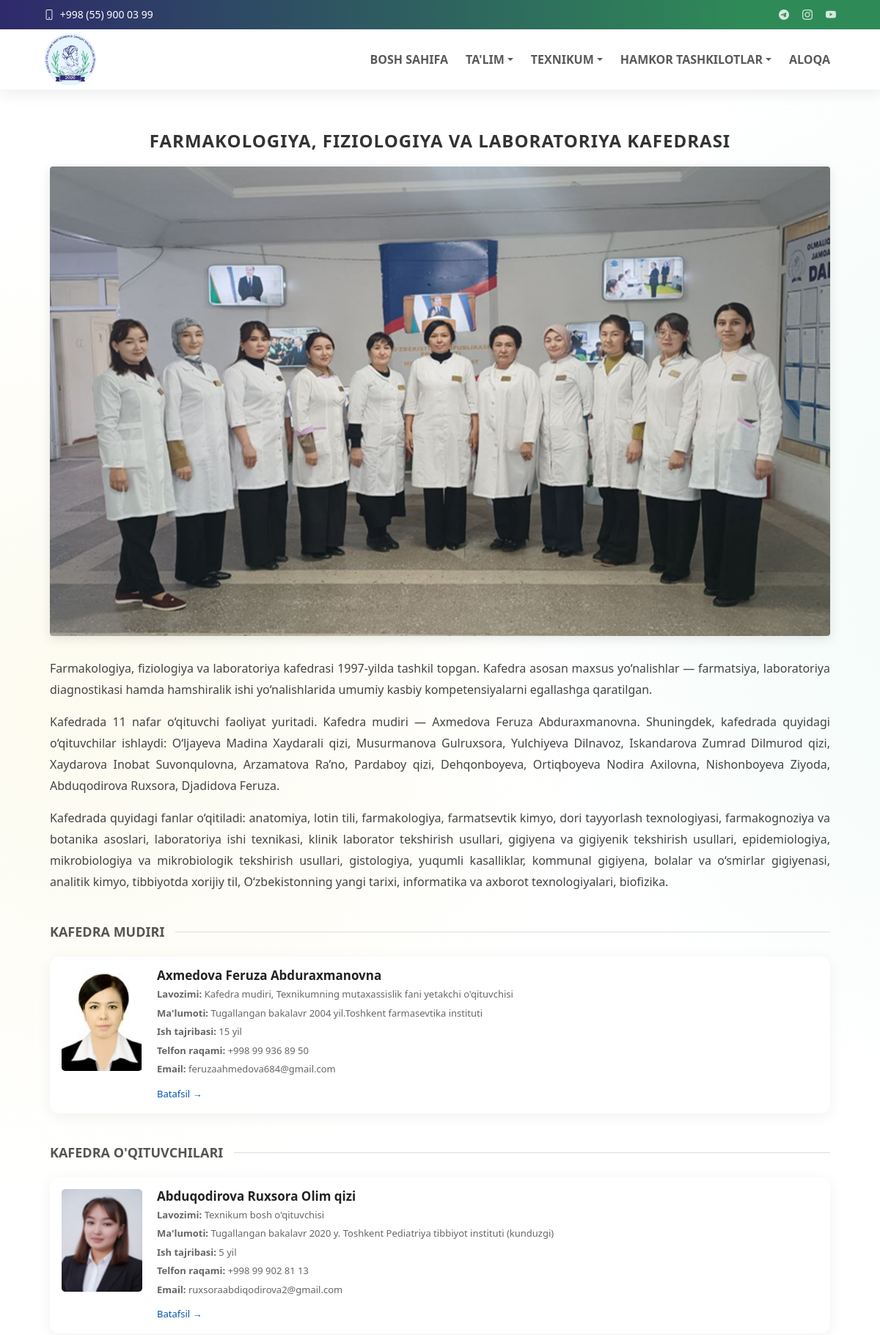
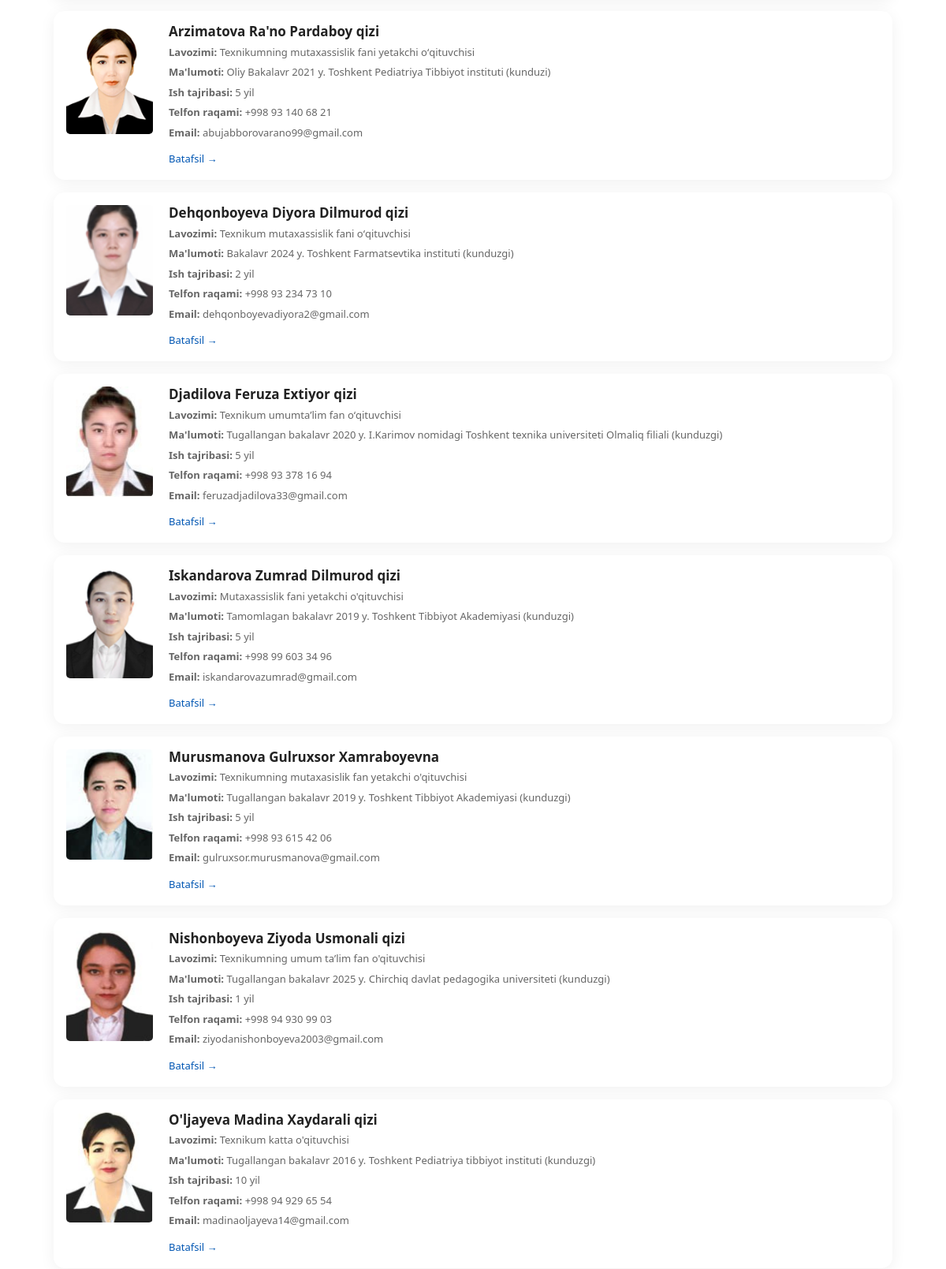
The page /kafedralar/farmakologiya-fiziologiya-va-laboratoriya-kafedra/ (upper part) on the database its author committed (2 pictures, top to bottom).
### core/models.py (models this page shows, shortened)
class TopbarSettings(models.Model):
    email = models.EmailField(blank=True)
    phone = models.CharField(max_length=50, blank=True)
    telegram_url = models.URLField(blank=True)
    instagram_url = models.URLField(blank=True)
    youtube_url = models.URLField(blank=True)
    is_active = models.BooleanField(default=True)
    updated_at = models.DateTimeField(auto_now=True)
    class Meta:
        ordering = ['-updated_at', '-id']
        verbose_name = "Topbar sozlamasi"
        verbose_name_plural = "Topbar sozlamalari"

### departments/models.py (models this page shows, shortened)
class Department(models.Model):
    name = models.CharField(max_length=200)
    slug = models.SlugField(unique=True)
    description = models.TextField()
    head = models.OneToOneField(
        DepartmentHead,
        on_delete=models.PROTECT,
        related_name='department',
    )
    image = models.ImageField(upload_to='departments/', blank=True, null=True)
    created_at = models.DateTimeField(auto_now_add=True)
    class Meta:
        ordering = ['name']
        verbose_name = "Kafedra"
        verbose_name_plural = "Kafedralar"

class DepartmentHead(models.Model):
    first_name = models.CharField(max_length=100)
    last_name = models.CharField(max_length=100)
    middle_name = models.CharField(max_length=100, blank=True)
    position = models.CharField(max_length=200)
    scientific_degree = models.CharField(max_length=200, blank=True)
    experience_years = models.PositiveIntegerField(default=0)
    bio = models.TextField(blank=True)
    image = models.ImageField(upload_to='teachers/', blank=True, null=True)
    email = models.EmailField(blank=True)
    phone = models.CharField(max_length=30, blank=True)
    class Meta:
        ordering = ['last_name', 'first_name']
        verbose_name = "Kafedra mudiri"
        verbose_name_plural = "Kafedra mudirlari"

### faculty/models.py (models this page shows, shortened)
class Teacher(models.Model):
    first_name = models.CharField(max_length=100)
    last_name = models.CharField(max_length=100)
    middle_name = models.CharField(max_length=100, blank=True)
    department = models.ForeignKey(Department, on_delete=models.CASCADE)
    position = models.CharField(max_length=200)
    scientific_degree = models.CharField(max_length=200, blank=True)
    experience_years = models.PositiveIntegerField(default=0)
    bio = models.TextField(blank=True)
    image = models.ImageField(upload_to='teachers/', blank=True, null=True)
    email = models.EmailField(blank=True)
    phone = models.CharField(max_length=30, blank=True)
    class Meta:
        ordering = ['last_name', 'first_name']
        verbose_name = "O'qituvchi"
        verbose_name_plural = "O'qituvchilar"

### departments/views.py (the view)
# urls.py: path('<slug:slug>/', views.department_detail, name='department_detail'),
def department_detail(request, slug):
    item = get_object_or_404(Department, slug=slug)
    teachers = item.teacher_set.all()
    return render(
        request,
        'departments/department_detail.html',
        {'department': item, 'teachers': teachers},
    )

### core/context_processors.py (called while the page is built)
def menu_context(request):
    menu_items = (
        Menu.objects.filter(parent__isnull=True, is_active=True)
        .prefetch_related('children')
        .order_by('order', 'id')
    )
    topbar = TopbarSettings.objects.filter(is_active=True).first()
    return {
        'menu_items': menu_items,
        'topbar_settings': topbar,
    }

### departments/templates/departments/department_detail.html (shortened to what this page needs)
{% extends 'base.html' %}
{% load static %}
{% block content %}
    <section class="department-container">
        <h1 class="dept-title fs-4 text-center fs-md-2 fs-lg-1">{{ department.name }}</h1>
        <div class="dept-image-container">
            {% if department.image %}
                <img src="{{ department.image.url }}" alt="{{ department.name }}">
                {% else %}
                    <img src="https://via.placeholder.com/1200x500" alt="placeholder">
                    {% endif %}
                </div>
                <div class="dept-description">
                    {{ department.description|linebreaks }}
                </div>
                <div class="section-divider">Kafedra mudiri</div>
                {% if department.head %}
                    <div class="teacher-card">
                        <div class="teacher-img-wrap">
                            {% if department.head.image %}
                                <img
                                    src="{{ department.head.image.url }}"
                                    alt=""
                                    onerror="this.onerror=null;this.src='{% static 'images/user_icon_640.png' %}';"
                                >
                            {% else %}
                                <img src="{% static 'images/user_icon_640.png' %}" alt="">
                            {% endif %}
                        </div>
                        <div class="teacher-content">
                            <h3>
                                {{ department.head.last_name }} {{ department.head.first_name }}{% if department.head.middle_name %} {{ department.head.middle_name }}{% endif %}
                            </h3>
                            <p class="position">
                                <strong>Lavozimi:</strong>
                                {{ department.head.position }}
                            </p>
                            {% if department.head.scientific_degree %}
                                <div class="position">
                                    <strong>Ma'lumoti:</strong>
                                    <span>{{ department.head.scientific_degree }}</span>
                                </div>
                            {% endif %}
                            <div class="position">
                                <strong>Ish tajribasi: </strong>
                                <span>{{ department.head.experience_years }} yil</span>
                            </div>
                            {% if department.head.phone %}
                                <div class="position">
                                    <strong>Telfon raqami: </strong>
                                    <span>{{ department.head.phone }}</span>
                                </div>
                            {% endif %}
                            {% if department.head.email %}
                                <div class="position">
                                    <strong>Email: </strong>
                                    <span>{{ department.head.email }}</span>
                                </div>
                            {% endif %}
                            <a class="more text-decoration-none" href="{% url 'departments:department_head_detail' department.head.id %}">
                                Batafsil →
                            </a>
                        </div>
                    </div>
                {% endif %}
            <div class="section-divider">Kafedra o'qituvchilari</div>
       <div class="teacher-list">
    {% for teacher in teachers %}
        <a href="{% url 'faculty:teacher_detail' teacher.id %}" class="teacher-card">
            <div class="teacher-img-wrap">
                {% if teacher.image %}
                    <img
                        src="{{ teacher.image.url }}"
                        alt=""
                        onerror="this.onerror=null;this.src="{% static "images/user_icon_640.png" %}";"
                    >
                {% else %}
                    <img src="{% static 'images/user_icon_640.png' %}" alt="">
                {% endif %}
            </div>
            <div class="teacher-content">
                <h3>
                    {{ teacher.last_name }} {{ teacher.first_name }} {{ teacher.middle_name }}
                </h3>
                <p class="position">
                    <strong>Lavozimi:</strong>
                    {{ teacher.position }}
                </p>
                <div class="position">
                    <strong>Ma'lumoti:</strong>
                    <span>{{ teacher.scientific_degree}}</span>
                </div>
                <div class="position">
                    <strong>Ish tajribasi: </strong>
                    <span>{{ teacher.experience_years }} yil</span>
                </div>
                <div class="position">
                    <strong>Telfon raqami: </strong>
                    <span>{{ teacher.phone }}</span>
                </div>
                <div class="position">
                    <strong>Email: </strong>
                    <span>{{ teacher.email }}</span>
                </div>
                <span class="more">
                    Batafsil →
                </span>
            </div>
        </a>
    {% endfor %}
</div>
        </section>
    {% endblock %}

### templates/includes/header.html (shortened to what this page needs)
{% load static %}
<header id="header" class="header fixed-top">
    <div class="topbar d-flex align-items-center">
        <div class="container d-flex justify-content-center justify-content-md-between">
           <div class="contact-info d-flex align-items-center gap-3">
                <div class="d-flex align-items-center">
                    <a href="tel:{{ topbar_settings.phone }}" class="link-underline link-underline-opacity-0 lh-1">
                        <i class="bi bi-phone me-1"></i>
                    <span>{{ topbar_settings.phone }}</span>
                    </a>
                </div>
            </div>
            <div class="social-links d-flex align-items-center">
                <a href="{{ topbar_settings.telegram_url }}" target="_blank" rel="noopener" aria-label="Telegram"><i class="bi bi-telegram"></i></a>
                <a href="{{ topbar_settings.instagram_url }}" target="_blank" rel="noopener" aria-label="Instagram"><i class="bi bi-instagram"></i></a>
                <a href="{{ topbar_settings.youtube_url }}" target="_blank" rel="noopener" aria-label="YouTube"><i class="bi bi-youtube"></i></a>
            </div>
        </div>
    </div>
    <div class="branding d-flex align-items-center">
        <nav class="navbar navbar-expand-lg  py-0 w-100">
            <div class="container position-relative d-flex align-items-center justify-content-between">
                <a class="navbar-brand brand d-flex align-items-center gap-2" href="{% url 'core:home' %}">
                    <img class="brand-logo" src="{% static 'images/logo.png' %}" alt="Olmaliq texnikumi logosi">
                </a>
                <div class="collapse navbar-collapse" id="mainNavbar">
                    {% with ns=request.resolver_match.namespace name=request.resolver_match.url_name %}
                    <ul class="navbar-nav ms-auto mb-2 mb-lg-0 align-items-lg-center gap-lg-2">
                        <li class="nav-item">
                            <a class="nav-link {% if ns == 'core' and name == 'home' %}active{% endif %}" href="{% url 'core:home' %}" {% if ns == 'core' and name == 'home' %}aria-current="page"{% endif %}>Bosh sahifa</a>
                        </li>
                        <li class="nav-item dropdown">
                            <a class="nav-link dropdown-toggle " href="#" role="button" data-bs-toggle="dropdown" aria-expanded="false" >Ta'lim</a>
                        </li>
                        <li class="nav-item dropdown">
                            <a class="nav-link dropdown-toggle " href="#" role="button" data-bs-toggle="dropdown" aria-expanded="false" >Texnikum</a>
                        </li>
                        <li class="nav-item dropdown">
                            <a class="nav-link dropdown-toggle " href="#" role="button" data-bs-toggle="dropdown" aria-expanded="false" >Hamkor tashkilotlar</a>
                        </li>
                        <li class="nav-item">
                            <a class="nav-link {% if ns == 'contact' %}active{% endif %}" href="{% url 'contact:contact' %}" {% if ns == 'contact' %}aria-current="page"{% endif %}>Aloqa</a>
                        </li>
                    </ul>
                    {% endwith %}
                </div>
            </div>
        </nav>
    </div>
</header>

### static/css/style.css (style rules this page uses)
* { box-sizing: border-box; }
body { margin: 0; font-family: "Segoe UI", Tahoma, sans-serif; background-color: #ffffff; background-image: radial-gradient(1100px circle at 8% 16%, rgba(246, 238, 181, 0.22), transparent 62%), radial-gradient(1250px circle at 92% 12%, rgba(178, 231, 212, 0.2), transparent 64%), radial-gradient(980px circle at 84% 88%, rgba(205, 233, 245, 0.16), transparent 66%), linear-gradient(180deg, #ffffff 0%, #ffffff 100%); background-repeat: no-repeat; background-size: 128% 128%, 132% 132%, 126% 126%, 100% 100%; animation: siteBgFloat 50s ease-in-out infinite alternate; color: var(--text); padding-top: 108px; overflow-x: clip; }
a { color: var(--header-accent); }
html { overflow-x: clip; }
.container { width: min(1120px, 92%); margin: 0 auto; }
@media (min-width: 1200px) { .container { width: min(1320px, 92%); } }
.header { transition: all 0.5s; z-index: 1100 !important; background-color: #ffffff; box-shadow: 0 6px 18px rgba(31, 41, 55, 0.08); }
.header .topbar { background: var(--brand-gradient); font-size: 14px; transition: all 0.5s; height: 40px; overflow: hidden; border: 0 !important; border-bottom: 0 !important; box-shadow: none !important; margin-bottom: 0 !important; }
.header .topbar .container { min-height: 40px; }
.header .topbar .contact-info i { font-style: normal; color: #ffffff; }
.header .topbar .contact-info i a, .header .topbar .contact-info i, .header .topbar .contact-info span { color: #ffffff; text-decoration: none; line-height: 1; }
.header .topbar .social-links a { color: rgba(255, 255, 255, 0.8); line-height: 0; transition: all 0.3s ease; margin-left: 18px; font-size: 14px; }
.header .branding { min-height: 68px; transition: all 0.4s ease; border: 0 !important; border-top: 0 !important; margin-top: 0 !important; position: relative; z-index: 1101; }
.header .topbar + .branding { margin-top: 0 !important; border-top: 0 !important; }
.brand { color: var(--nav-text); text-decoration: none; font-weight: 700; }
.brand-logo { height: 72px; width: auto; display: block; }
.navbar .nav-item > a { text-transform: uppercase; font-weight: 600; }
.navbar .nav-link { position: relative; transition: color 0.22s ease; }
.navbar .nav-link::before { content: ""; position: absolute; left: 0.5rem; right: 0.5rem; bottom: 0.2rem; height: 2px; background: var(--header-accent); transform: scaleX(0); transform-origin: center; transition: transform 0.22s ease; }

### departments/templates/departments/department_detail.html (style rules this page uses)
.department-container { max-width: 1200px; margin: 0 auto; padding: 20px; font-family: 'Segoe UI', Tahoma, Geneva, Verdana, sans-serif; }
.dept-title { text-transform: uppercase; font-size: 24px; font-weight: 600; color: #333; margin: 20px 0; letter-spacing: 1px; }
.dept-image-container { width: 100%; margin-bottom: 30px; }
.dept-image-container img { width: 100%; height: auto; border-radius: 4px; box-shadow: 0 4px 15px rgba(0, 0, 0, 0.1); }
.dept-description { line-height: 1.8; color: #444; font-size: 16px; text-align: justify; margin-bottom: 40px; }
.section-divider { display: flex; align-items: center; text-transform: uppercase; font-size: 18px; font-weight: 600; color: #555; margin: 40px 0 20px; }
.section-divider::after { content: ""; flex: 1; height: 1px; background: #ddd; margin-left: 15px; }
.teacher-list { display: flex; flex-direction: column; gap: 16px; }
.teacher-card { display: flex; gap: 20px; padding: 16px; background: #fff; border-radius: 14px; text-decoration: none; color: #222; transition: 0.3s; box-shadow: 0 4px 20px rgba(0,0,0,0.06); position: relative; overflow: hidden; }
.teacher-img-wrap { width: 110px; height: 140px; flex-shrink: 0; border-radius: 5px; overflow: hidden; }
.teacher-img-wrap img { width: 100%; height: 100%; object-fit: cover; transition: 0.4s; }
.teacher-content { flex: 1; }
.teacher-content h3 { margin: 0; font-size: 17px; font-weight: 600; }
.position { font-size: 13px; color: #666; margin: 6px 0; }
.more { display: inline-block; margin-top: 8px; font-size: 13px; color: #0056b3; font-weight: 500; }
.teacher-card::after { content: ""; position: absolute; inset: 0; background: linear-gradient(90deg, transparent, rgba(0,86,179,0.08)); opacity: 0; pointer-events: none; transition: 0.3s; }

### rows shown on the page
TopbarSettings: phone "+998 (55) 900 03 99"
Department: name "FARMAKOLOGIYA, FIZIOLOGIYA VA LABORATORIYA KAFEDRASI", image (picture), description "Farmakologiya, fiziologiya va laboratoriya kafedrasi 1997-yilda tashkil topgan. Kafedra asosan maxsus yo‘nalishlar — farmatsiya, laboratoriya diagnostikasi hamda hamshiralik ishi yo‘nalishlarida umumiy kasbiy kompetensiyalarni egallashga qaratilgan. Kafedrada 11 nafar o‘qituvchi faoliyat yuritadi. Kafedra mudiri — Axmedova Feruza Abduraxmanovna. Shuningdek, kafedrada quyidagi o‘qituvchilar ishlaydi: O‘ljayeva Madina Xaydarali qizi, Musurmanova Gulruxsora, Yulchiyeva Dilnavoz, Iskandarova Zumrad Dilmurod qizi, Xaydarova Inobat Suvonqulovna, Arzamatova Ra’no, Pardaboy qizi, Dehqonboyeva, Ortiqboyeva Nodira Axilovna, Nishonboyeva Ziyoda, Abduqodirova Ruxsora, Djadidova Feruza. Kafedrada…", head.image (picture), head.last_name "Axmedova", head.first_name "Feruza", head.middle_name "Abduraxmanovna", head.position "Kafedra mudiri, Texnikumning mutaxassislik fani yetakchi o'qituvchisi", head.scientific_degree "Tugallangan bakalavr 2004 yil.Toshkent farmasevtika instituti", head.experience_years "15", head.phone "+998 99 936 89 50", head.email "feruzaahmedova684@gmail.com"
Teacher: image (picture), last_name "Abduqodirova", first_name "Ruxsora", middle_name "Olim qizi", position "Texnikum bosh o'qituvchisi", scientific_degree "Tugallangan bakalavr 2020 y. Toshkent Pediatriya tibbiyot instituti (kunduzgi)", experience_years "5", phone "+998 99 902 81 13", email "ruxsoraabdiqodirova2@gmail.com"
Teacher: image (picture), last_name "Arzimatova", first_name "Ra'no", middle_name "Pardaboy qizi", position "Texnikumning mutaxassislik fani yetakchi oʻqituvchisi", scientific_degree "Oliy Bakalavr 2021 y. Toshkent Pediatriya Tibbiyot instituti (kunduzi)", experience_years "5", phone "+998 93 140 68 21", email "abujabborovarano99@gmail.com"
Teacher: image (picture), last_name "Dehqonboyeva", first_name "Diyora", middle_name "Dilmurod qizi", position "Texnikum mutaxassislik fani oʻqituvchisi", scientific_degree "Bakalavr 2024 y. Toshkent Farmatsevtika instituti (kunduzgi)", experience_years "2", phone "+998 93 234 73 10", email "dehqonboyevadiyora2@gmail.com"
Teacher: image (picture), last_name "Djadilova", first_name "Feruza", middle_name "Extiyor qizi", position "Texnikum umumtaʼlim fan oʻqituvchisi", scientific_degree "Tugallangan bakalavr 2020 y. I.Karimov nomidagi Toshkent texnika universiteti Olmaliq filiali (kunduzgi)", experience_years "5", phone "+998 93 378 16 94", email "feruzadjadilova33@gmail.com"
Teacher: image (picture), last_name "Iskandarova", first_name "Zumrad", middle_name "Dilmurod qizi", position "Mutaxassislik fani yetakchi o'qituvchisi", scientific_degree "Tamomlagan bakalavr 2019 y. Toshkent Tibbiyot Akademiyasi (kunduzgi)", experience_years "5", phone "+998 99 603 34 96", email "iskandarovazumrad@gmail.com"
Teacher: image (picture), last_name "Murusmanova", first_name "Gulruxsor", middle_name "Xamraboyevna", position "Texnikumning mutaxasislik fan yetakchi o'qituvchisi", scientific_degree "Tugallangan bakalavr 2019 y. Toshkent Tibbiyot Akademiyasi (kunduzgi)", experience_years "5", phone "+998 93 615 42 06", email "gulruxsor.murusmanova@gmail.com"
Teacher: image (picture), last_name "Nishonboyeva", first_name "Ziyoda", middle_name "Usmonali qizi", position "Texnikumning umum taʼlim fan o'qituvchisi", scientific_degree "Tugallangan bakalavr 2025 y. Chirchiq davlat pedagogika universiteti (kunduzgi)", experience_years "1", phone "+998 94 930 99 03", email "ziyodanishonboyeva2003@gmail.com"
Teacher: image (picture), last_name "O'ljayeva", first_name "Madina", middle_name "Xaydarali qizi", position "Texnikum katta o'qituvchisi", scientific_degree "Tugallangan bakalavr 2016 y. Toshkent Pediatriya tibbiyot instituti (kunduzgi)", experience_years "10", phone "+998 94 929 65 54", email "madinaoljayeva14@gmail.com"
